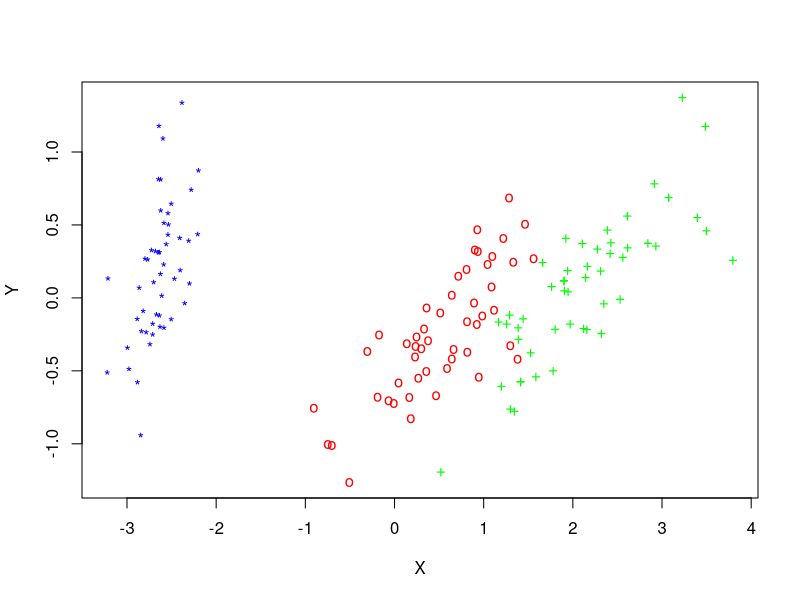

Reproduce this figure in R.
## Artificial Intelligence for Humans
## Volume 1: Fundamental Algorithms
## R Version
## http://www.aifh.org
## http://www.jeffheaton.com
##
## Code repository:
## https://github.com/jeffheaton/aifh
##
## Copyright 2013 by Jeff Heaton
##
## Licensed under the Apache License, Version 2.0 (the "License");
## you may not use this file except in compliance with the License.
## You may obtain a copy of the License at
##
##     http://www.apache.org/licenses/LICENSE-2.0
##
## Unless required by applicable law or agreed to in writing, software
## distributed under the License is distributed on an "AS IS" BASIS,
## WITHOUT WARRANTIES OR CONDITIONS OF ANY KIND, either express or implied.
## See the License for the specific language governing permissions and
## limitations under the License.
##
## For more information on Heaton Research copyrights, licenses
## and trademarks visit:
## http://www.heatonresearch.com/copyright

## Chapter 5 Example: Random numbers

## first load the iris data set
irisdata <- read.csv(file="iris.csv",head=TRUE,sep=",")

## perform the kmeans into 3 clusters, max iterations of 1000
iris.kmeans <- kmeans(irisdata[, -5], 3, iter.max = 1000)

## display the kmeans cluster as a table
table(irisdata[, 5], iris.kmeans$cluster)

# The iris data is 4-dimension.  To display that in a chart we must scale the
# dimensions down to just 2.
iris.dist <- dist(iris[, -5])
iris.mds <- cmdscale(iris.dist)

# Ideal species assignments will be characters (from the iris data)
ideal.chars <- c("*", "o", "+")[as.integer(iris$Species)]

# Actual cluster assignments will be colors (from the kmeans cluster)
actual.colors <- rainbow(3)[iris.kmeans$cluster]

# You now plot
plot(iris.mds, col = actual.colors, pch = ideal.chars, xlab = "X", ylab = "Y")

# You will notice items on the graph.  Their char type shows their real (ideal) species.
# The colors shows what cluster kMeans put them into.  You will notice that most errors
# occur right at the border between the two clusters on the right of the graph.  That is
# because there is no clearly defined border between them for kmeans to figure out on its 
# own.
